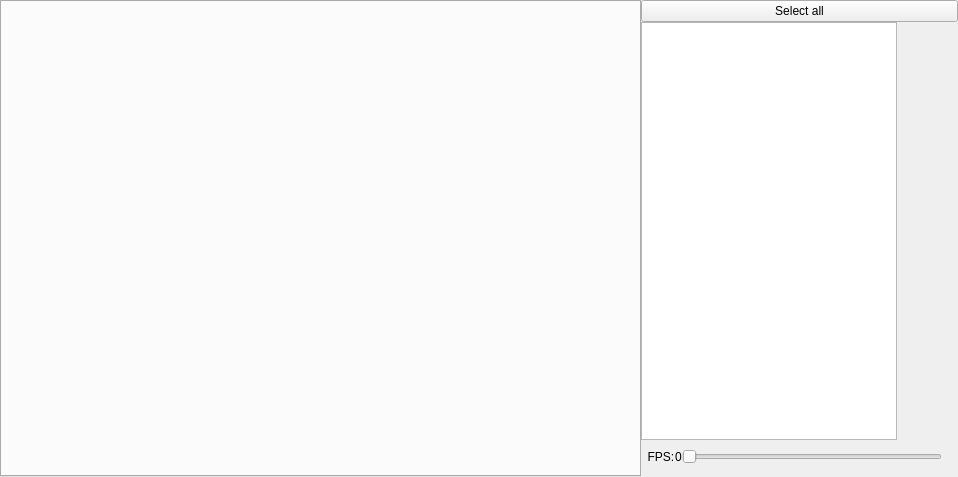
<?xml version="1.0" encoding="UTF-8"?>
<ui version="4.0">
 <class>OpenRGBEffectTab</class>
 <widget class="QWidget" name="OpenRGBEffectTab">
  <property name="geometry">
   <rect>
    <x>0</x>
    <y>0</y>
    <width>958</width>
    <height>477</height>
   </rect>
  </property>
  <property name="sizePolicy">
   <sizepolicy hsizetype="Expanding" vsizetype="Expanding">
    <horstretch>0</horstretch>
    <verstretch>0</verstretch>
   </sizepolicy>
  </property>
  <property name="windowTitle">
   <string>Form</string>
  </property>
  <property name="autoFillBackground">
   <bool>false</bool>
  </property>
  <layout class="QHBoxLayout" name="horizontalLayout" stretch="1,0">
   <property name="spacing">
    <number>0</number>
   </property>
   <property name="leftMargin">
    <number>0</number>
   </property>
   <property name="topMargin">
    <number>0</number>
   </property>
   <property name="rightMargin">
    <number>0</number>
   </property>
   <property name="bottomMargin">
    <number>0</number>
   </property>
   <item>
    <widget class="QTabWidget" name="LeftTabBar">
     <property name="sizePolicy">
      <sizepolicy hsizetype="Preferred" vsizetype="Preferred">
       <horstretch>1</horstretch>
       <verstretch>0</verstretch>
      </sizepolicy>
     </property>
     <property name="tabPosition">
      <enum>QTabWidget::West</enum>
     </property>
    </widget>
   </item>
   <item alignment="Qt::AlignHCenter">
    <widget class="QFrame" name="Device_Select_And_FPS_Slider">
     <property name="sizePolicy">
      <sizepolicy hsizetype="Fixed" vsizetype="Preferred">
       <horstretch>0</horstretch>
       <verstretch>0</verstretch>
      </sizepolicy>
     </property>
     <property name="minimumSize">
      <size>
       <width>317</width>
       <height>0</height>
      </size>
     </property>
     <property name="maximumSize">
      <size>
       <width>317</width>
       <height>16777215</height>
      </size>
     </property>
     <property name="lineWidth">
      <number>1</number>
     </property>
     <layout class="QVBoxLayout" name="verticalLayout_2">
      <property name="spacing">
       <number>0</number>
      </property>
      <property name="leftMargin">
       <number>0</number>
      </property>
      <property name="topMargin">
       <number>0</number>
      </property>
      <property name="rightMargin">
       <number>0</number>
      </property>
      <property name="bottomMargin">
       <number>5</number>
      </property>
      <item>
       <widget class="QPushButton" name="SelectAll">
        <property name="text">
         <string>Select all</string>
        </property>
       </widget>
      </item>
      <item>
       <widget class="QTableWidget" name="SelectDevices">
        <property name="sizePolicy">
         <sizepolicy hsizetype="Fixed" vsizetype="Expanding">
          <horstretch>0</horstretch>
          <verstretch>0</verstretch>
         </sizepolicy>
        </property>
        <property name="lineWidth">
         <number>0</number>
        </property>
        <property name="editTriggers">
         <set>QAbstractItemView::NoEditTriggers</set>
        </property>
        <property name="selectionMode">
         <enum>QAbstractItemView::NoSelection</enum>
        </property>
        <attribute name="verticalHeaderVisible">
         <bool>false</bool>
        </attribute>
       </widget>
      </item>
      <item>
       <layout class="QHBoxLayout" name="FPSLayout">
        <property name="topMargin">
         <number>2</number>
        </property>
        <property name="rightMargin">
         <number>2</number>
        </property>
        <item>
         <widget class="QLabel" name="FPSLabel">
          <property name="minimumSize">
           <size>
            <width>0</width>
            <height>30</height>
           </size>
          </property>
          <property name="text">
           <string>  FPS:</string>
          </property>
         </widget>
        </item>
        <item>
         <widget class="QLabel" name="FPSCount">
          <property name="text">
           <string>0</string>
          </property>
         </widget>
        </item>
        <item>
         <widget class="QSlider" name="FPSSlider">
          <property name="sizePolicy">
           <sizepolicy hsizetype="Fixed" vsizetype="Fixed">
            <horstretch>0</horstretch>
            <verstretch>0</verstretch>
           </sizepolicy>
          </property>
          <property name="minimumSize">
           <size>
            <width>260</width>
            <height>0</height>
           </size>
          </property>
          <property name="maximumSize">
           <size>
            <width>260</width>
            <height>16777215</height>
           </size>
          </property>
          <property name="orientation">
           <enum>Qt::Horizontal</enum>
          </property>
         </widget>
        </item>
        <item>
         <spacer name="FPSSpacer">
          <property name="orientation">
           <enum>Qt::Horizontal</enum>
          </property>
          <property name="sizeHint" stdset="0">
           <size>
            <width>40</width>
            <height>20</height>
           </size>
          </property>
         </spacer>
        </item>
       </layout>
      </item>
     </layout>
    </widget>
   </item>
  </layout>
 </widget>
 <resources/>
 <connections/>
</ui>
